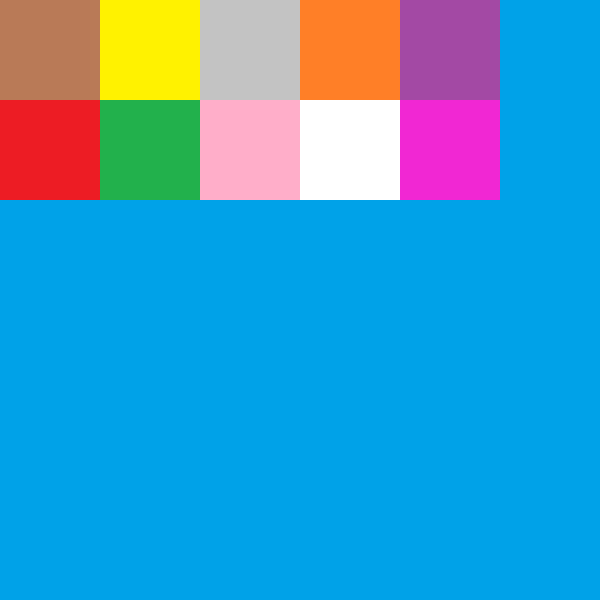

A 2D game scene composited from a Tiled map and its tileset images. What follows is a short description and the map's XML, with each tile layer's data collapsed to a summary:
An orthogonal 6x6 tile map with 100x100 px tiles, 1 tile layer (Tile Layer 1).

<map version="1.0" tiledversion="1.1.5" orientation="orthogonal" renderorder="right-down" width="6" height="6" tilewidth="100" tileheight="100" infinite="0" nextobjectid="1">
 <tileset firstgid="1" source="pDTSet.tsx" />
 <layer name="Tile Layer 1" width="6" height="6">
  <data>[36 cells, 36 non-empty, 11 distinct tile ids]</data>
 </layer>
</map>
